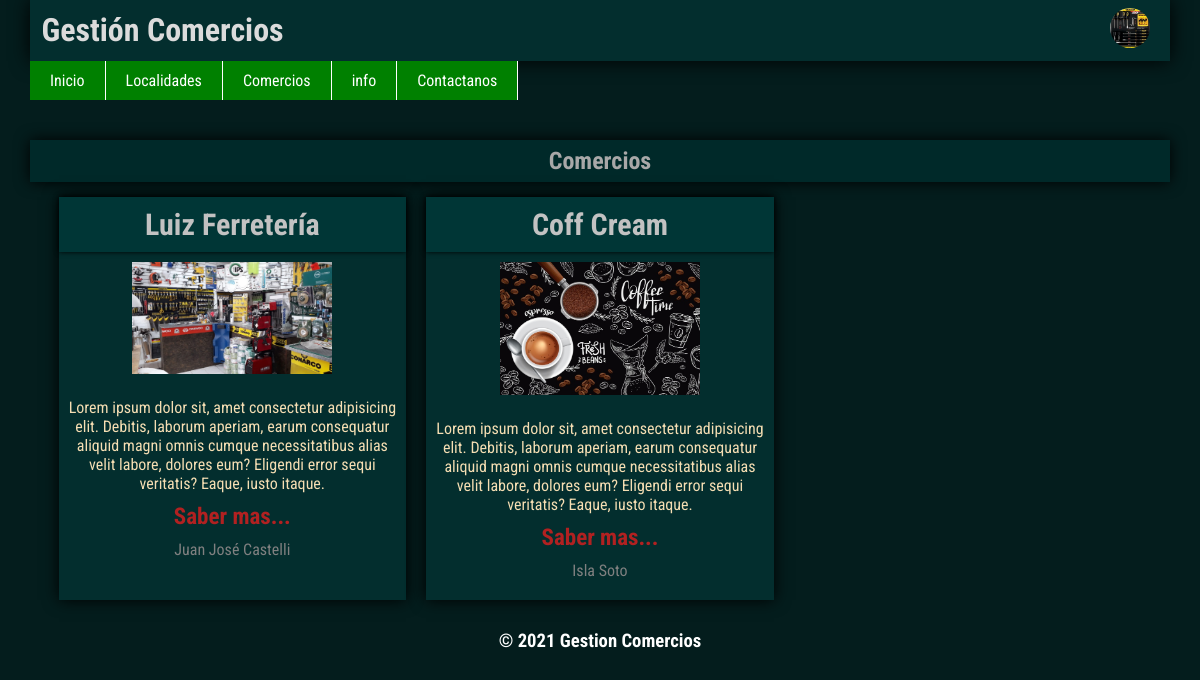
/ (signed in), run on the app's committed database.
### UsuariosApp/models.py (models this page shows)
class ImgPerfil(models.Model):
    usuario = models.ForeignKey(User, on_delete=models.CASCADE)
    img_perfil = models.ImageField(upload_to='imgPerfil')

### GestionComerciosApp/models.py (models this page shows, shortened)
class PostDeComerciosForms(models.Model):
    post_user = models.ForeignKey(User, on_delete=models.CASCADE)
    nombre_del_comercio = models.CharField(max_length=100)
    tipo_comercio = models.ForeignKey(ComercioForms, on_delete=models.CASCADE)
    descripcion = models.TextField()
    img_comercio = models.ImageField(upload_to='comercos')
    localidad = models.ForeignKey(LocalidadesForms,on_delete=models.CASCADE)

class LocalidadesForms(models.Model):
    localidad = models.CharField(max_length=200)
    def __str__(self):
        return self.localidad

### GestionComerciosApp/views.py (the view)
# urls.py: 2. Add a URL to urlpatterns:  path('', views.home, name='home')
def home(request):
    if request.user.is_authenticated:
        form = PostDeComerciosForms.objects.all()
        img_perfil = ImgPerfil.objects.filter(usuario=request.user)
        return render(request, 'home.html',{'form':form,'img':img_perfil})
    else:
        form = PostDeComerciosForms.objects.all()
        return render(request, 'home.html',{'form':form})

### GestionComerciosApp/templates/home.html
{% extends 'base.html' %}
{% load static %}
{% block section %}
    <section>
        <div class="categorias">
                <h1>Comercios</h1>
                <article>
                    {% for f in form %}
                    <div class="comercios">
                        <h2>{{ f.nombre_del_comercio }}</h2>
                        <img src="{{ f.img_comercio.url }}" alt="">
                        <p>{{ f.descripcion }}</p>
                        <h3><a href="{% url 'seccionComercio' f.id %}">Saber mas...</a></h3>
                        <a class="btn-localidad" href="">{{ f.localidad }}</a>
                    </div>
                    {% endfor %}
                </article>
        </div>
    </section>
{% endblock %}

### GestionComerciosApp/templates/base.html (shortened to what this page needs)
<!DOCTYPE html>
<html lang="en">
<head>
    {% load static %}
    <link rel="stylesheet" href="{% static 'estilos.css' %}">
    <link rel="stylesheet" href="{% static 'listas.css' %}">
</head>
<body>
    <header>
        <h1>Gestión Comercios</h1>
        <div class="usuarios">
            {% if request.user.is_authenticated %}
                    {% if img %}
                        {% for i in img %}
                            <img class="perfil-img" src="{{ i.img_perfil.url }}" alt="">
                        {% endfor %}
                    {% else %}
                        <img class="perfil-img" src="{% static 'img/user/default-user-img.jpg' %}" alt="">
                    {% endif %}
            {% else %}
                <a class="btn-login" href="{% url 'login' %}">Iniciar sesión</a>
                <a class="btn-register" href="{% url 'registro' %}">Regístrate</a>
            {% endif %}
        </div>
    </header>
    <nav>
        <ul>
            <li><a href="{% url 'home' %}">Inicio</a></li>
            <li class="localidad"><a href="{% url 'localidades' %}">Localidades</a></li>
            <li><a href="{% url 'comercios'  %}">Comercios</a></li>
            <li><a href="{% url 'info'  %}">info</a></li>
            <li><a href="{% url 'contactanos'  %}">Contactanos</a></li>
        </ul>
    </nav>
    {% block section %}
    {% endblock %}
    <footer>
        <h3>&copy; 2021 Gestion Comercios</h3>
    </footer>
</body>
</html>

### GestionComerciosApp/static/estilos.css (style rules this page uses)
* { margin: 0%; padding: 0%; font-family: 'Roboto Condensed', sans-serif; }
body { background:rgb(4, 29, 29); width: 95%; margin: auto; }
header { display: flex; align-items: center; background: rgb(3, 46, 46); box-shadow: 0 0 20px; }
header h1 { color: rgb(219, 219, 219); padding: 1%; }
.usuarios { position: relative; margin-left: auto; }
.perfil-img { width: 40px; height: 40px; border-radius: 20px; margin: 0 20px; }
nav > ul { list-style: none; display: flex; }
nav > ul > li > a { text-decoration: none; display: block; padding: 10px 20px; background: green; color: white; border-right: 1px solid white; transition: background 0.6s; }
.localidad { position: relative; }
section { margin-top: 20px; }
.categorias { margin-bottom: 20px; }
.categorias h1 { text-align: center; color: rgb(168, 168, 168); background: rgb(0, 41, 41); box-shadow: 0 0 15px black; padding: 7px; margin: 40px 0 15px; }
article { display: grid; grid-template-columns: 1fr 1fr 1fr; gap: 20px; width: 95%; margin: auto; }
.comercios { position: relative; text-align: center; background: rgb(3, 46, 46); box-shadow: 0 0 15px; padding-bottom: 10px; }
article .comercios h2 { background: rgb(0, 54, 54); color: rgb(194, 194, 194); padding: 10px 0; font-size: 30px; box-shadow: 0 0 5px black; }
article .comercios p { color: wheat; padding: 10px; }
.comercios > h3 > a { text-decoration: none; font-size: 23px; color:rgb(177, 33, 33); }
.comercios > a { display: block; color: grey; padding: 10px 0; }
.btn-localidad { text-decoration: none; color: gray ; }
.comercios > img { width: 200px; margin: 10px 0; }
footer h3 { text-align: center; color: white; padding: 10px 0; }

### data on the page
ImgPerfil: img_perfil (picture)
PostDeComerciosForms: nombre_del_comercio "Luiz Ferretería", img_comercio (picture), descripcion "Lorem ipsum dolor sit, amet consectetur adipisicing elit. Debitis, laborum aperiam, earum consequatur aliquid magni omnis cumque necessitatibus alias velit labore, dolores eum? Eligendi error sequi veritatis? Eaque, iusto itaque.", localidad "Juan José Castelli"
PostDeComerciosForms: nombre_del_comercio "Coff Cream", img_comercio (picture), descripcion "Lorem ipsum dolor sit, amet consectetur adipisicing elit. Debitis, laborum aperiam, earum consequatur aliquid magni omnis cumque necessitatibus alias velit labore, dolores eum? Eligendi error sequi veritatis? Eaque, iusto itaque.", localidad "Isla Soto"
